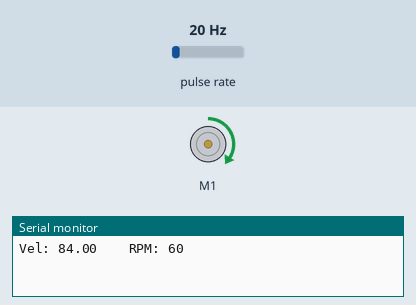
A sketch run on a simulated Arduino Uno, built with avr-gcc and run on an emulated ATmega328P. Shown: DC motor (green arrow = forward, orange = backward, longer = faster), the last lines printed to the serial monitor. Wiring (inferred from the names in the program): pulse sensor: data pin 2. The inputs (shaded band) are chosen by the test bench; at power-on: pulse rate 20 Hz.

Above: at 1.25 s.
1.3 s: pulse rate (sensor on pin 2) set to 196 Hz
4.3 s: pulse rate (sensor on pin 2) set to 4 Hz
At 8.05 s:
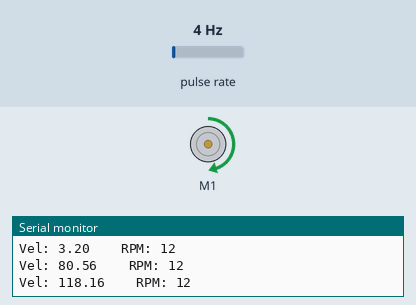
At 12.1 s:
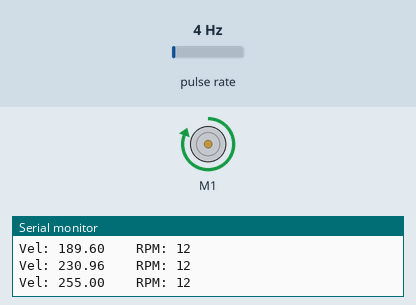
13.3 s: pulse rate (sensor on pin 2) set to 150 Hz
At 19.7 s:
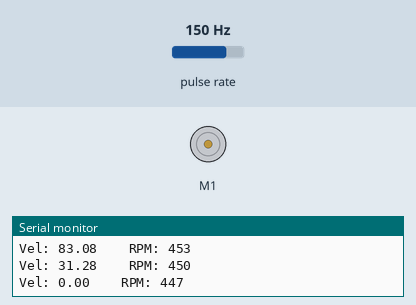
Timing chart, 0 to 21.2 s (numbered marks = the images above; inputs shaded):
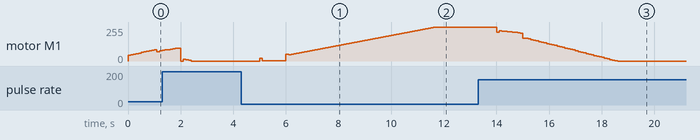

Measured:
- after the input at 4.3 s, motor M1: stopped → forward 21/255 after 0.70 s, → forward 1/255 0.10 s later, → forward 2/255 0.10 s later, → forward 3/255 0.60 s later, … (62 changes in this stretch)
- after the input at 13.3 s, motor M1: forward 255/255 → forward 215/255 after 0.70 s, → forward 228/255 0.10 s later, → forward 225/255 0.10 s later, → forward 223/255 0.10 s later, … (47 changes in this stretch)

The sketch:

FunBots_Controle_Velocidade_Motor_PID_Tacometro.ino
```cpp
/*
      Programa para controle de velocidade de motor via Sensor Infravermelho
      Setpoint de velocidade ajustado no programa
      Controle PID busca manter RPM constante conforme setpoint desejado

      Componentes:
        - Arduino Uno;
        - Sensor de Velocidade Infravermelho;
        - Shield L293D;
        - Motor com Redução e disco de encoder;

      Versão 1.0 - Versão inicial com controle de Velocidade via PWM, variáveis mostradas no Serial - 21/Mar/2021

      Programa referência para leitura do sensor: https://www.arduinoecia.com.br/sensor-de-velocidade-lm393-arduino/

 *    * Criado por Cleber Borges - FunBots - @cleber.funbots  *     *

      Instagram: https://www.instagram.com/cleber.funbots/
      Facebook: https://www.facebook.com/cleber.funbots
      YouTube: https://www.youtube.com/c/funbots
      Telegram: https://t.me/cleberfunbots

*/

// Bibliotecas
#include <AFMotor.h>
#include <PID_v1.h>

// Configuração do Motor
AF_DCMotor motor(1);

// Constantes do Controle PID
#define MIN_PWM 0
#define MAX_PWM 255
#define KP 0.2
#define KI 0.2
#define KD 0.005

// Variáveis do Sensor Infravermelho e PID
double rpm;
volatile byte pulsos;
unsigned long timeold;
int pinoSensor = 2;               //Pino do Arduino ligado ao pino D0 do sensor
unsigned int pulsosDisco = 20;    //Altere o valor conforme disco encoder
double velocidade = 0;
double velocidadeSetpoint = 200;  // Alterar conforme velocidade desejada

// Cria PID para controle
PID motorPID(&rpm, &velocidade, &velocidadeSetpoint, KP, KI, KD, DIRECT);

// Função executada a cada interrupção
void contador()
{
  pulsos++;  //Incrementa contador
}

/*
 *  SETUP
 */
void setup() {
  // Inicia Serial
  Serial.begin(9600);

  // Configura Interrupção
  pinMode(pinoSensor, INPUT);
  attachInterrupt(0, contador, FALLING);
  pulsos = 0;
  rpm = 0;
  timeold = 0;

  // Configura controle PID
  motorPID.SetOutputLimits(MIN_PWM, MAX_PWM);
  motorPID.SetMode(AUTOMATIC);
}

/*
 * LOOP
 */
void loop() {
  // Calcula RPM a cada 1 Segundo
  if (millis() - timeold >= 1000)
  {
    detachInterrupt(0);    //Desabilita interrupção durante o cálculo para evitar sair do IF
    rpm = (60 * 1000 / pulsosDisco ) / (millis() - timeold) * pulsos;
    timeold = millis();
    pulsos = 0;

    // Exibe valores no serial monitor
    Serial.print("Vel: ");
    Serial.print(velocidade, 2);
    Serial.print("    ");
    Serial.print("RPM: ");
    Serial.println(rpm, 0);

    // Habilita novamente a interrupção
    attachInterrupt(0, contador, FALLING);
  }

  // Calcula o PWM do motor conforme Controle PID
  motorPID.Compute();

  // Ajusta PWM no motor
  motor.setSpeed(velocidade);   // Utiliza velocidade calculada
  motor.run(FORWARD);          // Movimenta motor
}
```
